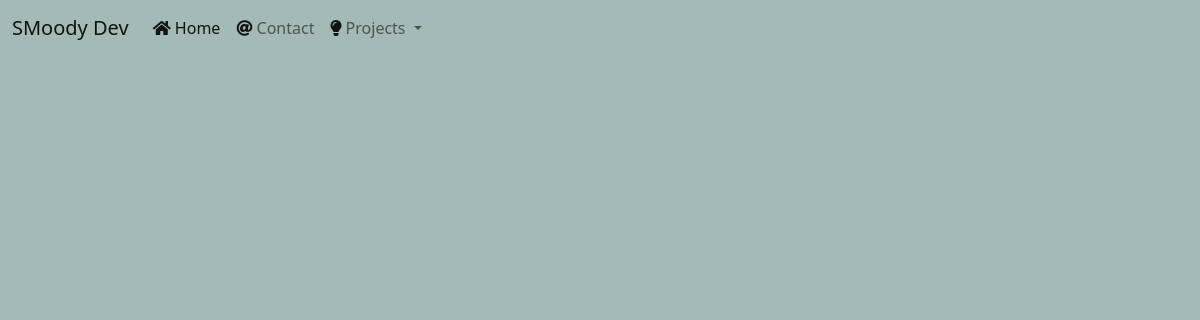
The app's page /projects/, older data.
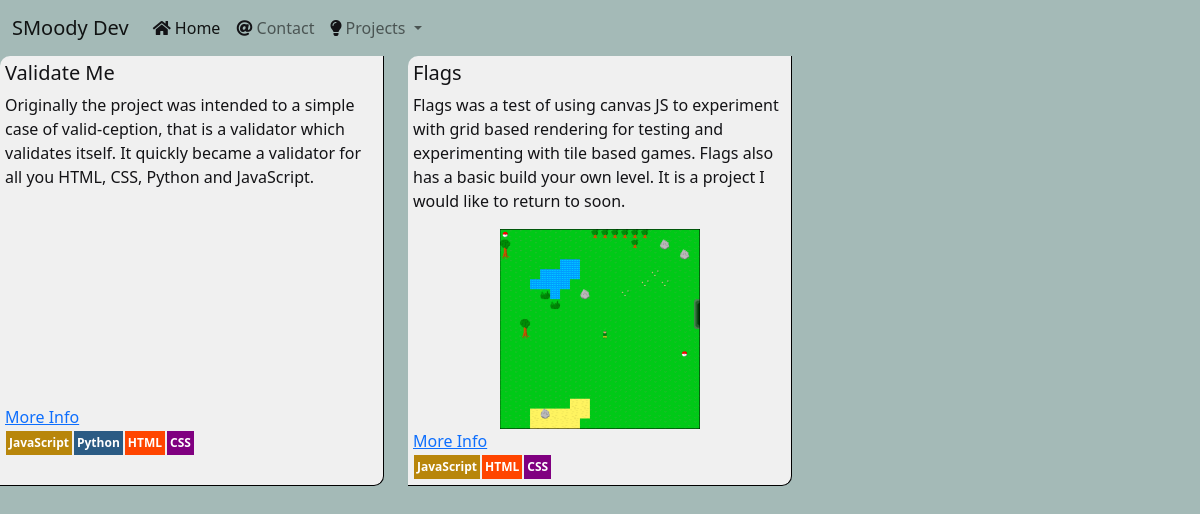
The same page, newer data.
### projects/models.py (models this page shows, shortened)
class Project(models.Model):
    categories = models.ManyToManyField('Category', blank=True)
    name = models.CharField(max_length=254)
    description = models.TextField()
    languages = models.ManyToManyField("Language")
    rating = models.DecimalField(max_digits=6, decimal_places=2, null=True, blank=True)
    source_link = models.URLField(blank=True)
    deployment_link = models.URLField(blank=True)
    other_link = models.URLField(blank=True)
    recommended = models.BooleanField(default=False)
    image = models.ImageField(null=True, blank=True, upload_to="images")

class Language(models.Model):
    name = models.CharField(max_length=254)
    url_safe = models.CharField(max_length=254, blank=True, null=True)
    def __str__(self):
        return self.name

### projects/views.py (the view)
# urls.py: path("", all_projects, name="all_projects"),
def all_projects(request):
    category = language = None
    projects = Project.objects.all()
    if request.GET:
        if "categories" in request.GET:
            categories = request.GET["categories"].split(',')
            projects = projects.filter(categories__url_safe__in=categories)
    return render(request, "all_projects.html", {"projects":projects})

### projects/templates/all_projects.html (shortened to what this page needs)
{% extends "base.html" %}
{% load static %}
{% block content %}
<div class="row">
    {% for project in projects %}
    <div class="col-12 col-sm-6 col-md-4">
        <div class="project-card">
            <h5>{{ project.name }}</h5>
            <p>{{ project.description }}</p>
            <div
                style="margin: 0 auto; width: 200px; height: 200px; background-image: url('{% static project.image %}'); background-size: contain;">
            </div>
            <div>
                <a href="{% url 'project' pid=project.id %}">
                    More Info
                </a>
            </div>
            <div>{% for l in project.languages.all %}<div class="lang-plate {{ l|lower }}">{{ l }}</div>{% endfor %}
            </div>
        </div>
    </div>
    {% endfor %}
</div>
{% endblock %}

Row changes from the older to the newer data that the page shows:
added Project: name "Validate Me", description "Originally the project was intended to a simple case of valid-ception, that is a validator which validates itself. It quickly became a validator for all you HTML, CSS, Python and JavaScript."
added Language: name "JavaScript"
added Language: name "Python", shown under "Validate Me"
added Language: name "HTML"
added Language: name "CSS"
added Project: name "Flags", description "Flags was a test of using canvas JS to experiment with grid based rendering for testing and experimenting with tile based games. Flags also has a basic build your own level. It is a project I would like to return to soon.", image (picture)
